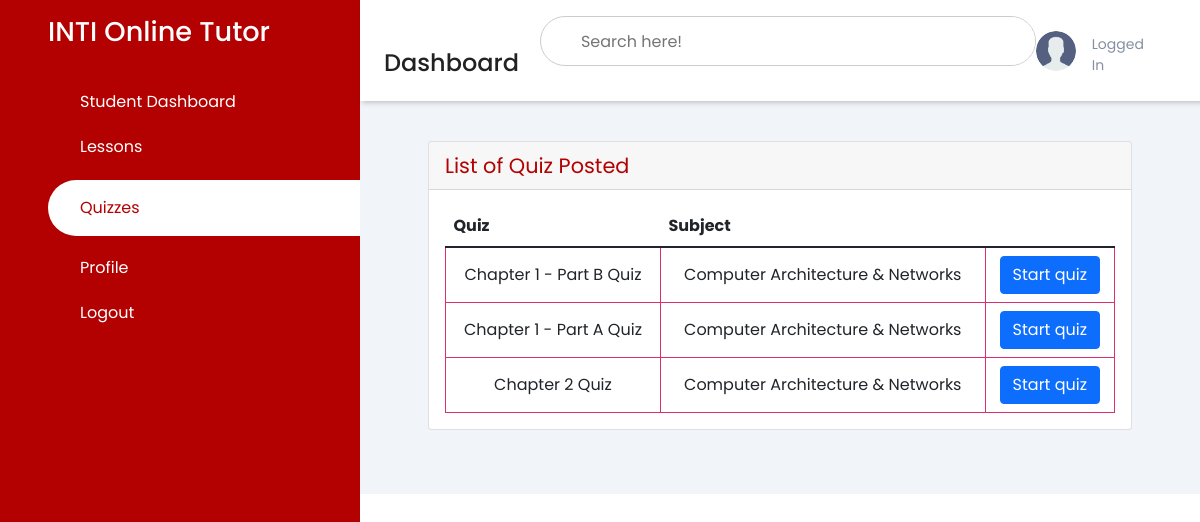
The page /student_list_quiz/ on the database as committed earlier.
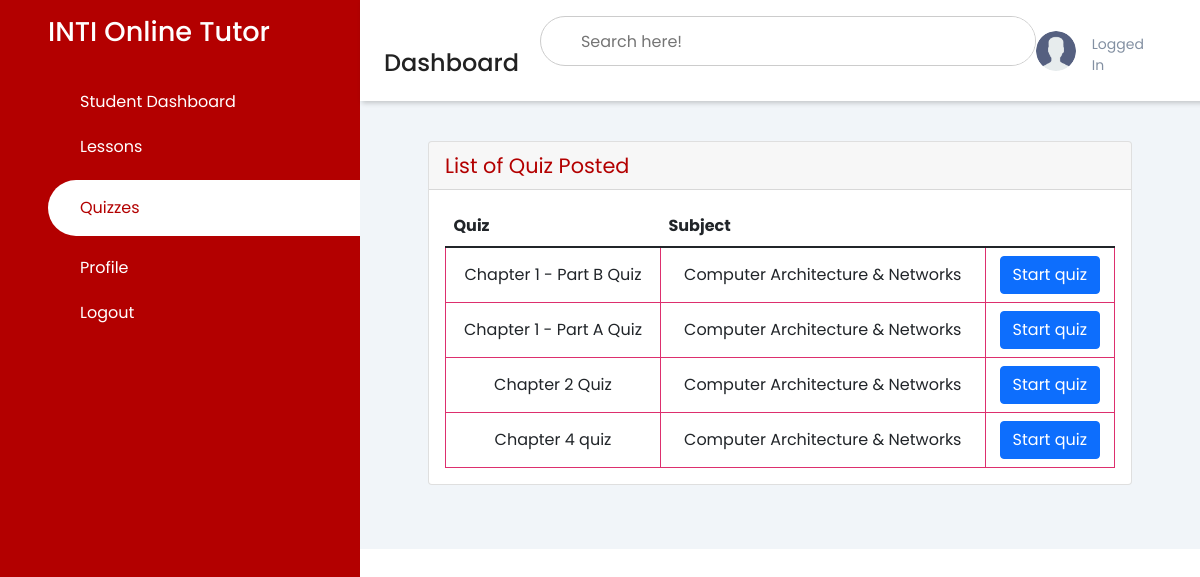
The same page on the database as committed later.
### pages/models.py (models this page shows, shortened)
class Quiz(models.Model):
    owner = models.ForeignKey(User, on_delete=models.CASCADE, related_name='quizzes')
    name = models.CharField(max_length=255)
    course = models.ForeignKey(Course, on_delete=models.CASCADE, related_name='quizzes')

class Course(models.Model):
    name = models.CharField(max_length=30)
    def __str__(self):
        return self.name

### pages/views.py (the view)
# urls.py: path('student_list_quiz/', StudentQuizListView.as_view(), name='student_list_quiz'),
class StudentQuizListView(ListView):
    model = Quiz
    ordering = ('name',)
    context_object_name = 'quizzes'
    template_name = 'dashboard/student/student_list_quiz.html'
    def get_queryset(self):
        queryset = Quiz.objects.all()
        return queryset

### templates/dashboard/student/student_list_quiz.html (shortened to what this page needs)
<!DOCTYPE html>
<html lang="en">
<head>
    {% load static %}
    <link rel="stylesheet" href="https://maxst.icons8.com/vue-static/landings/line-awesome/line-awesome/1.3.0/css/line-awesome.min.css">
    <link rel="stylesheet" href="https://maxst.icons8.com/vue-static/landings/line-awesome/font-awesome-line-awesome/css/all.min.css">
    <link href="https://cdn.jsdelivr.net/npm/bootstrap@5.1.3/dist/css/bootstrap.min.css" rel="stylesheet">
    <link rel="stylesheet" href="{% static 'css/style.css' %}">
</head>
<body>
    <div class="sidebar">
        <div class="sidebar-brand">
            <h2>INTI Online Tutor</h2>
        </div>
        <div class="sidebar-menu">
            <ul>
              <li>
                  <a href="{% url 'student_dashboard' %}"><span class="las la-home"></span>
                  <span>Student Dashboard</span></a>
              </li>
              <li>
                  <a href="{% url 'student_tutorials' %}"><span class="las la-microchip"></span>
                  <span>Lessons</span></a>
              </li>
              <li>
                  <a href="{% url 'student_list_quiz' %}" class="active"><span class="las la-certificate"></span>
                  <span>Quizzes</span></a>
              </li>
              <li>
                  <a href="{% url 'student_profile' %}"><span class="las la-fingerprint"></span>
                  <span>Profile</span></a>
              </li>
              <li>
                  <a href="{% url 'logout' %}"><span class="las la-key"></span>
                  <span>Logout</span></a>
              </li>
          </ul>
      </div>
  </div>
    <div class="main-content">
        <header>
            <div class="header-title">
                <h2>
                    <label for="">
                    <span class="las la-bars"></span>
                </label>
                    Dashboard
                </h2>
            </div>
            <div class="search-wrapper">
                <input type="search" placeholder="Search here!" />
            </div>
            <div class="user-wrapper">
                <img src="{% static 'images/user.png' %}" width="40px" height="40px" alt="">
                <div>
                    <small>Logged In</small>
                </div>
            </div>
        </header>
        <main>
            <div class="container-fluid">
            <div class="row">
            <div class="col-12 mb-3">
            <div class="col-12 mb-3">
                <div id="content-wrapper" style="padding-top: 20px">
                <div class="container-fluid">
                <div class="card mb-3">
                <div class="card-header" style="color: var(--main-color); font-size: 1.3rem;">
                    List of Quiz Posted
                </div>
                <div class="card-body">
      <table class="table mb-0">
          <thead>
          <tr>
          <th>Quiz</th>
          <th>Subject</th>
          <th></th>
          </tr>
          </thead>
      <tbody>
        {% for quiz in quizzes %}
          <tr>
            <td class="align-middle">{{ quiz.name }}</td>
            <td class="align-middle">{{ quiz.course }}</td>
            <td class="text-right">
               <a href="{% url 'take_quiz' quiz.pk %}" class="btn btn-primary">Start quiz</a>
            </td>
          </tr>
        {% empty %}
          <tr>
            <td class="bg-light text-center font-italic" colspan="4">No quiz matching your interests right now.</td>
          </tr>
        {% endfor %}
      </tbody>
    </table>
  </div>
                    </div>
            </div>
          </div>
        </div>
      </div>
      </main>
  </div>
</body>
</html>

Rows that differ between the two databases and show on the page:
added Quiz: name "Chapter 4 quiz", course "Computer Architecture & Networks"
